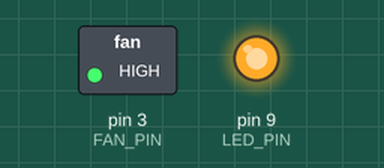
This sketch was run on a simulated Arduino Uno, built with avr-gcc and run on an emulated ATmega328P. Parts: switched loads named in the sketch (green lamp = pin HIGH), output pins drawn as LEDs (lit = HIGH). What the sketch prints to the serial monitor is not drawn.

Above: at 0.1 s.
Timing chart, 0 to 1.6 s (numbered marks = the images above):
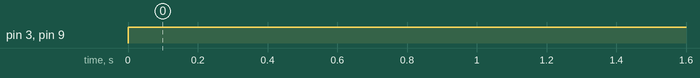

Measured:
- by itself, pin 3 (FAN_PIN), pin 9 (LED_PIN): LOW → HIGH at 0.00 s

The sketch:

cooling_control.ino
```cpp
#include <Arduino.h>

const int FAN_PIN = 3;
const int LED_PIN = 9;

// ── Insulin Protection Thresholds ─────────────────────────────
const float TEMP_THRESHOLD_HIGH = 30.0; // Fan ON
const float TEMP_THRESHOLD_LOW  = 28.0; // Fan OFF

bool isFanOn = false;

void setup() {
  pinMode(FAN_PIN, OUTPUT);
  pinMode(LED_PIN, OUTPUT);
  Serial.begin(9600);

  Serial.println("--- Testing Mode: Hard-Coded Temperature ---");
}

void loop() {
  // ── MANUALLY CHANGE THIS VALUE TO TEST ──────────────────────
  float tempC = 45.0; // <--- Change this number to 25.0, 30.0, etc.
  // ────────────────────────────────────────────────────────────

  // Logic: Turn ON at 30°C, stay ON until drops below 28°C (hysteresis buffer)
  if (tempC >= TEMP_THRESHOLD_HIGH) {
    isFanOn = true;
  } else if (tempC <= TEMP_THRESHOLD_LOW) {
    isFanOn = false;
  }

  // Update hardware
  digitalWrite(FAN_PIN, isFanOn ? HIGH : LOW);
  digitalWrite(LED_PIN, isFanOn ? HIGH : LOW);

  // Status Printout
  Serial.print("Test Temperature: ");
  Serial.print(tempC);
  Serial.print(" C | Fan Status: ");
  Serial.println(isFanOn ? "ON (Cooling)" : "OFF (Safe)");

  delay(2000); // Slow down the loop for easier reading
}
```
